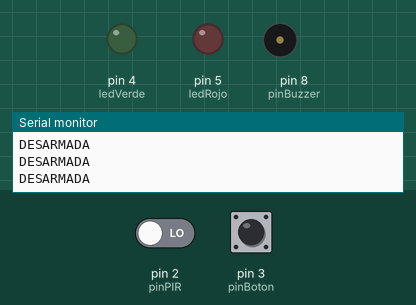
This sketch was run on a simulated Arduino Uno, built with avr-gcc and run on an emulated ATmega328P. On the bench: output pins drawn as LEDs (lit = HIGH), buzzer (waves = sounding), the last lines printed to the serial monitor. Dashed ring = blinking. The inputs (shaded band) are chosen by the test bench; at power-on: pin 3 (pinBoton) HIGH, pin 2 (pinPIR) LOW.

Above: at 1.2 s.
1.3 s: pin 3 (pinBoton) pulled LOW for 0.15 s
At 2.1 s:
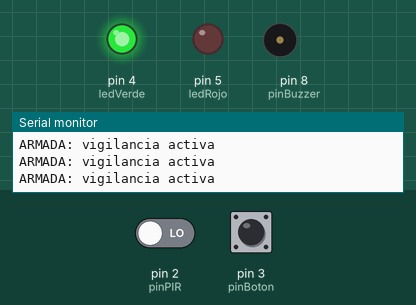
2.9 s: pin 2 (pinPIR) driven HIGH
At 3.4 s:
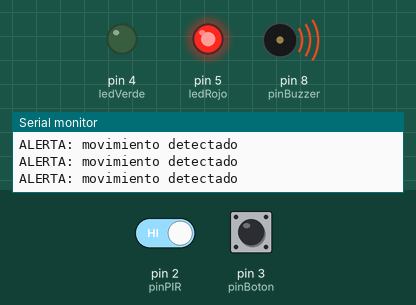
4.4 s: pin 2 (pinPIR) driven LOW
At 4.8 s:
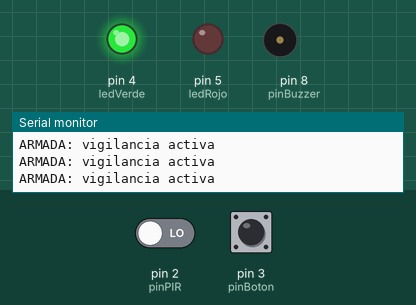
5.9 s: pin 3 (pinBoton) pulled LOW for 1 s
At 6.6 s:
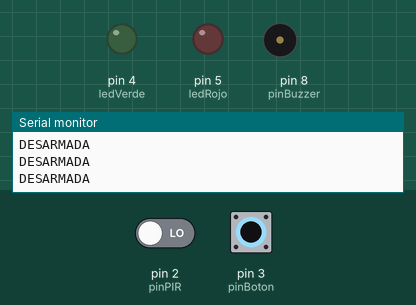
8.4 s: pin 3 (pinBoton) pulsed LOW 5 times (0.12 s each, 0.3 s apart)
At 8.64 s:
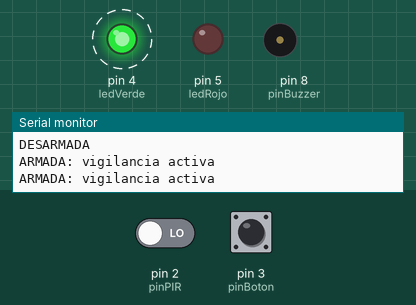
Timing chart, 0 to 11.4 s (numbered marks = the images above; inputs shaded):
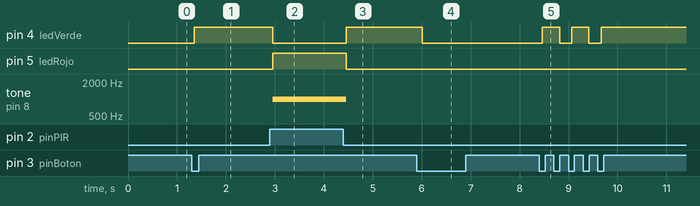

Measured:
- after the input at 1.3 s, pin 4 (ledVerde): LOW → HIGH after 0.05 s
- after the input at 2.9 s, pin 4 (ledVerde): HIGH → LOW after 0.06 s; pin 5 (ledRojo): LOW → HIGH after 0.06 s; tone on pin 8 (pinBuzzer): silent → 1000 Hz after 0.06 s
- after the input at 4.4 s, pin 4 (ledVerde): LOW → HIGH after 0.06 s; pin 5 (ledRojo): HIGH → LOW after 0.06 s; tone on pin 8 (pinBuzzer): 1000 Hz → silent after 0.06 s
- after the input at 5.9 s, pin 4 (ledVerde): HIGH → LOW after 0.11 s
- after the input at 8.4 s, pin 4 (ledVerde): alternates HIGH for 0.35 s and LOW for 0.25 s, 5 changes in all, then stays HIGH, starting after 0.07 s

The sketch:

semana-13.ino
```cpp
const int pinPIR = 2;
const int pinBoton = 3;
const int ledVerde = 4;
const int ledRojo = 5;
const int pinBuzzer = 8;
bool alarmaArmada = false;
int estadoAnteriorBoton = HIGH;
void setup() {
  pinMode(pinPIR, INPUT);
  pinMode(pinBoton, INPUT_PULLUP);
  pinMode(ledVerde, OUTPUT);
  pinMode(ledRojo, OUTPUT);
  pinMode(pinBuzzer, OUTPUT);
  Serial.begin(9600);
}
void loop() {
  int estadoBoton = digitalRead(pinBoton);
  int movimiento = digitalRead(pinPIR);
  // Cambiar el estado una sola vez al comenzar cada pulsación.
  if (estadoBoton == LOW && estadoAnteriorBoton == HIGH) {
    if (alarmaArmada == true) {
      alarmaArmada = false;
    } else {
      alarmaArmada = true;
    }
    delay(50);
  }
  estadoAnteriorBoton = estadoBoton;
  // Seleccionar uno de los tres estados del sistema.
  if (alarmaArmada == false) {
    digitalWrite(ledVerde, LOW);
    digitalWrite(ledRojo, LOW);
    noTone(pinBuzzer);
    Serial.println("DESARMADA");
  } else if (movimiento == HIGH) {
    digitalWrite(ledVerde, LOW);
    digitalWrite(ledRojo, HIGH);
    tone(pinBuzzer, 1000);
    Serial.println("ALERTA: movimiento detectado");
  } else {
    digitalWrite(ledVerde, HIGH);
    digitalWrite(ledRojo, LOW);
    noTone(pinBuzzer);
    Serial.println("ARMADA: vigilancia activa");
  }
  delay(100);
}
```
